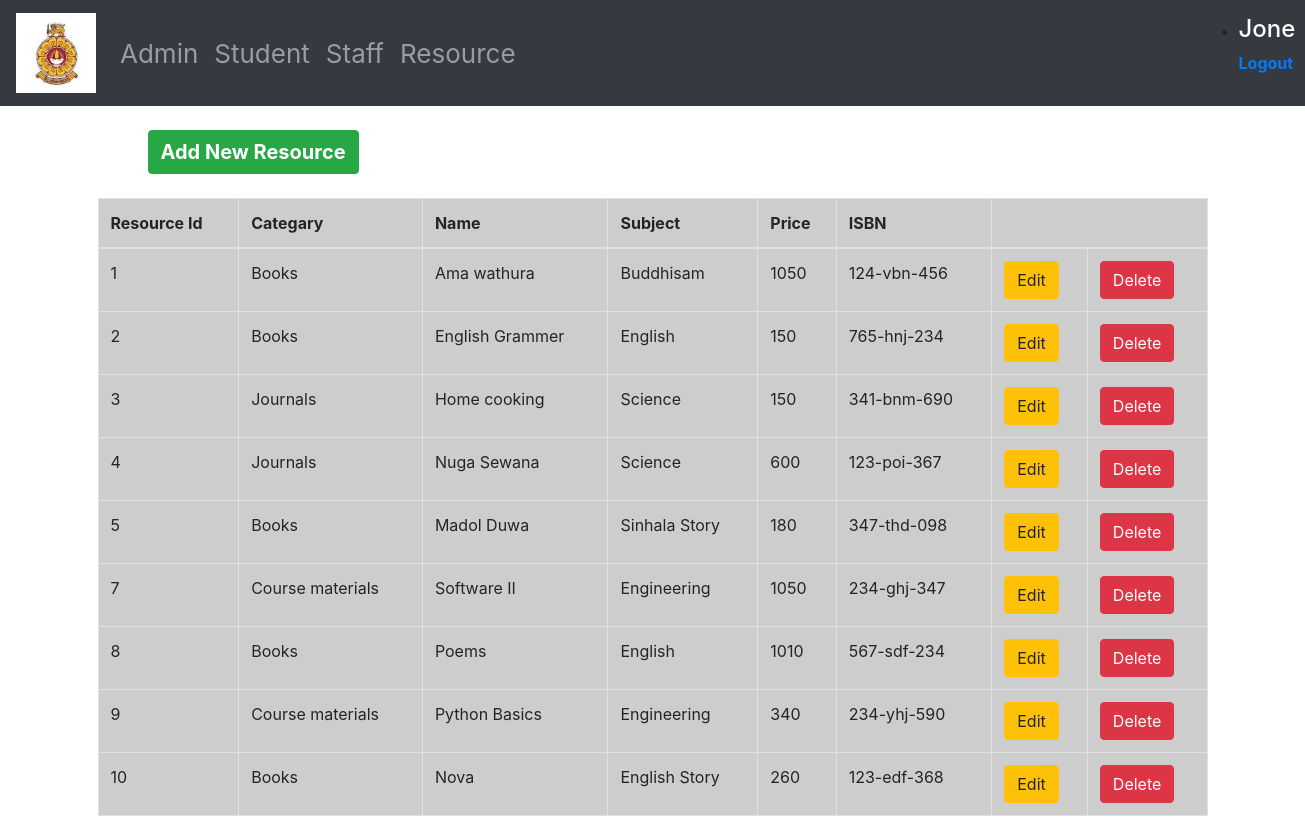
The app's page /Resources/home.php (signed in) with its own data.
### tables this page shows
CREATE TABLE `resources` (
  `rId` int(10) NOT NULL,
  `categary` varchar(20) NOT NULL,
  `name` varchar(50) NOT NULL,
  `subject` varchar(20) NOT NULL,
  `price` int(10) NOT NULL,
  `isbn` varchar(100) NOT NULL
);

### Resources/home.php (the view, shortened to what this page needs)
<?php
  include '../login/dbconnection.php';
  $sql = "SELECT * FROM resources";
  $result = $conn->query($sql);
?>
<!DOCTYPE html>
<html lang="en">
<head>
  <link rel="stylesheet" href="../css/bootstrap.min.css">
  <link rel="stylesheet" type="text/css" href="../css/resources.css">
</head>
<body>
  <header><?php include '../login/nav.php'?></header>
  <div class="container">
    <br>
    <a href="insert.php" class="btn btn-success" id="Butt">Add New Resource</a>
    <br><br>
    <table class="table table-bordered">
      <thead>
        <tr>
          <th>Resource Id</th>
          <th>Categary</th>
          <th>Name</th>
          <th>Subject</th>
          <th>Price</th>
          <th>ISBN</th>
          <th colspan="2"></th>
        </tr>
      </thead>
      <tbody>
        <?php
          if($result->num_rows > 0){
            while ($row = $result->fetch_assoc()) {
        ?>
              <tr>
                <td><?php echo $row['rId'];?></td>
                <td><?php echo $row['categary'];?></td>
                <td><?php echo $row['name'];?></td>
                <td><?php echo $row['subject'];?></td>
                <td><?php echo $row['price'];?></td>
                <td><?php echo $row['isbn'];?></td>
                <td><a href="edit.php?id=<?=$row['rId'];?>" class="btn btn-warning">Edit</a></td>
                <td><a href="delete.php?id=<?=$row['rId'];?>" class="btn btn-danger">Delete</a></td>
              </tr>
              <?php
            }
          }
          else{
            echo "0 results";
          }
        ?>
      </tbody>
    </table>
  </div>
</body>
</html>

### login/nav.php (shortened to what this page needs)
<!DOCTYPE html>
<html lang="en">
<head>
  <link rel="stylesheet" href="../css/bootstrap.min.css">
</head>
<body>
  <div>
    <nav class="navbar navbar-expand-sm bg-dark navbar-dark">
      <a class="navbar-brand" href="../login/welcome.php">
        <img src="../images/logo.jpg" alt="logo" style="width:80px;">
      </a>
      <ul class="navbar-nav" style="font-size: 26px;">
      	<li class="nav-item">
          <a class="nav-link" href="../Admins/home.php">Admin</a>
        </li>
        <li class="nav-item">
          <a class="nav-link" href="../Students/home.php">Student</a>
        </li>
        <li class="nav-item">
          <a class="nav-link" href="../Staff/home.php">Staff</a>
        </li>
        <li class="nav-item">
          <a class="nav-link" href="../Resources/home.php">Resource</a>
        </li>
      </ul>
      <ul style="">
        <li class="nav-item">
          <h4 style="color: #ffffff;"><?php echo $_SESSION['username'] ;?></h4>
          <a href="../login/logout.php"><b>Logout</b></a>
        </li>
      </ul>
    </nav>
  </div>
</body>
</html>

### css/resources.css (style rules this page uses)
body { background: url(../images/res_bg.jpg); background-size: cover; background-position: top; }
#Butt { font-size: 20px; font-weight: bold; margin-left: 50px; }
table { background: rgba(194,193,193,0.8); }

### records on screen
resources: rId "1", categary "Books", name "Ama wathura", subject "Buddhisam", price "1050", isbn "124-vbn-456"
resources: rId "2", categary "Books", name "English Grammer", subject "English", price "150", isbn "765-hnj-234"
resources: rId "3", categary "Journals", name "Home cooking", subject "Science", price "150", isbn "341-bnm-690"
resources: rId "4", categary "Journals", name "Nuga Sewana", subject "Science", price "600", isbn "123-poi-367"
resources: rId "5", categary "Books", name "Madol Duwa", subject "Sinhala Story", price "180", isbn "347-thd-098"
resources: rId "7", categary "Course materials", name "Software II", subject "Engineering", price "1050", isbn "234-ghj-347"
resources: rId "8", categary "Books", name "Poems", subject "English", price "1010", isbn "567-sdf-234"
resources: rId "9", categary "Course materials", name "Python Basics", subject "Engineering", price "340", isbn "234-yhj-590"
resources: rId "10", categary "Books", name "Nova", subject "English Story", price "260", isbn "123-edf-368"

### other values on screen
$_SESSION['username'] "Jone"
